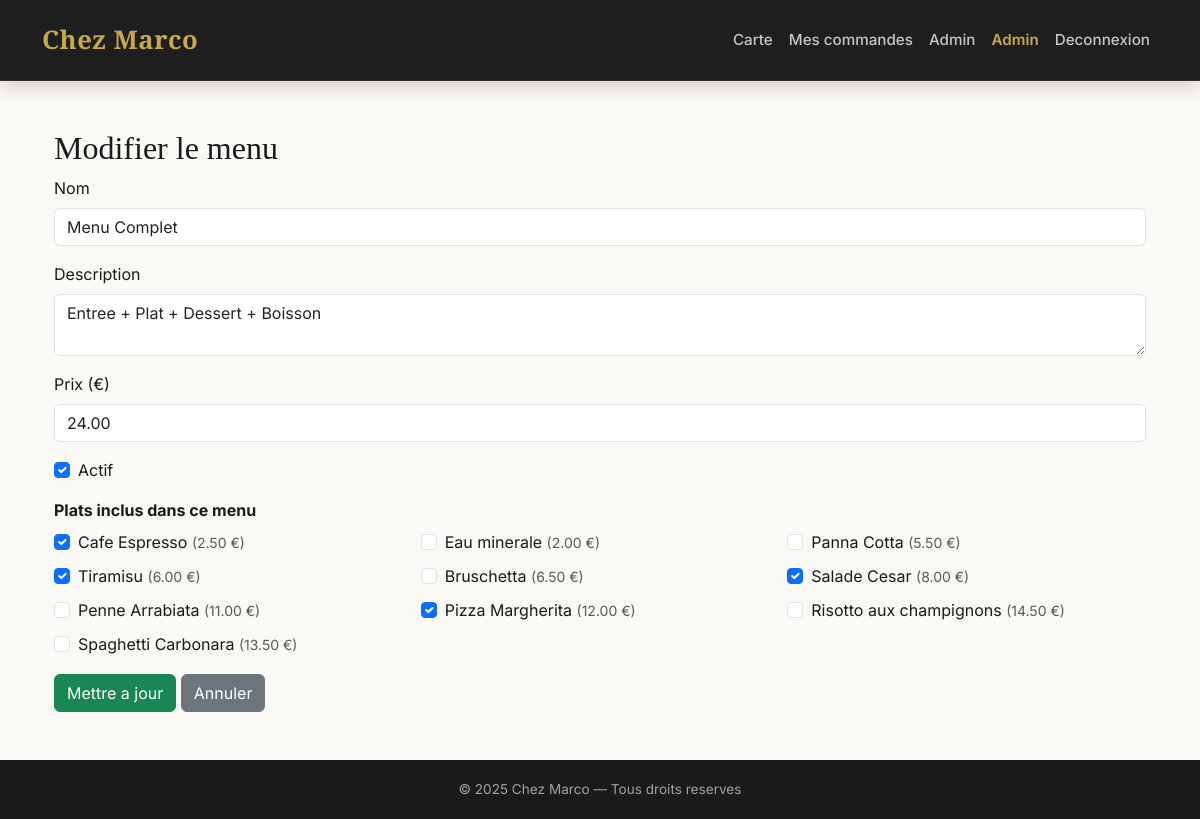
The page /?action=menu_edit&id=2 (signed in) on the database its author committed.
### tables this page shows
CREATE TABLE menus (
    id          INT AUTO_INCREMENT PRIMARY KEY,
    nom         VARCHAR(150) NOT NULL,
    description TEXT,
    prix        DECIMAL(6,2) NOT NULL,
    actif       TINYINT(1)   NOT NULL DEFAULT 1
);

CREATE TABLE plats (
    id           INT AUTO_INCREMENT PRIMARY KEY,
    nom          VARCHAR(150)  NOT NULL,
    description  TEXT,
    prix         DECIMAL(6,2)  NOT NULL,
    disponible   TINYINT(1)    NOT NULL DEFAULT 1,
    image_url    VARCHAR(255),
    categorie_id INT           NOT NULL,
    FOREIGN KEY (categorie_id) REFERENCES categories(id) ON DELETE RESTRICT,
    INDEX idx_plats_categorie (categorie_id)
);

### controllers/MenuController.php (called while the page is built, shortened)
<?php
require_once 'models/Menu.php';
require_once 'models/Plat.php';
class MenuController {
    private Menu $menuModel;
    private Plat $platModel;
    public function __construct(PDO $pdo) {
        $this->menuModel = new Menu($pdo);
        $this->platModel = new Plat($pdo);
    }
    public function edit() {
        $id = (int)($_GET['id'] ?? 0);
        $menu = $this->menuModel->findById($id);
        $plats     = $this->platModel->getAll();
        $platsMenu = array_column($this->menuModel->getPlats($id), 'id');
        require 'views/layout/header.php';
        require 'views/menus/edit.php';
        require 'views/layout/footer.php';
    }
}

### models/Menu.php (called while the page is built, shortened)
<?php
class Menu {
    private PDO $pdo;
    public function __construct(PDO $pdo) {
        $this->pdo = $pdo;
    }
    public function findById(int $id): array|false {
        $stmt = $this->pdo->prepare('SELECT * FROM menus WHERE id = ?');
        $stmt->execute([$id]);
        return $stmt->fetch();
    }
    public function getPlats(int $menuId): array {
        $stmt = $this->pdo->prepare(
            'SELECT p.*, c.nom AS categorie_nom
             FROM plats p
             JOIN menu_plats mp ON p.id = mp.plat_id
             JOIN categories c  ON p.categorie_id = c.id
             WHERE mp.menu_id = ?
             ORDER BY c.nom, p.nom'
        );
        $stmt->execute([$menuId]);
        return $stmt->fetchAll();
    }
}

### models/Plat.php (called while the page is built, shortened)
<?php
class Plat {
    private PDO $pdo;
    public function __construct(PDO $pdo) { $this->pdo = $pdo; }
    public function getAll(): array {
        return $this->pdo->query(
            'SELECT p.*, c.nom AS categorie_nom
             FROM plats p
             JOIN categories c ON p.categorie_id = c.id
             ORDER BY c.nom, p.nom'
        )->fetchAll();
    }
}

### views/menus/edit.php (the view, shortened to what this page needs)
<div class="container mt-4">
    <h2>Modifier le menu</h2>
    <form action="<?= BASE_URL ?>?action=menu_update" method="POST">
        <div class="mb-3">
            <label for="nom" class="form-label">Nom</label>
            <input type="text" class="form-control" id="nom" name="nom" value="<?= htmlspecialchars($menu['nom']) ?>" required>
        </div>
        <div class="mb-3">
            <label for="description" class="form-label">Description</label>
            <textarea class="form-control" id="description" name="description"><?= htmlspecialchars($menu['description']) ?></textarea>
        </div>
        <div class="mb-3">
            <label for="prix" class="form-label">Prix (€)</label>
            <input type="number" step="0.01" class="form-control" id="prix" name="prix" value="<?= htmlspecialchars($menu['prix']) ?>" required>
        </div>
        <div class="mb-3 form-check">
            <input type="checkbox" class="form-check-input" id="actif" name="actif" value="1" <?= $menu['actif'] ? 'checked' : '' ?>>
            <label class="form-check-label" for="actif">Actif</label>
        </div>
        <div class="mb-3">
            <label class="form-label fw-bold">Plats inclus dans ce menu</label>
            <div class="row row-cols-2 row-cols-md-3 g-2">
                <?php foreach ($plats as $plat): ?>
                <div class="col">
                    <div class="form-check">
                        <input class="form-check-input" type="checkbox"
                               name="plat_ids[]"
                               value="<?= $plat['id'] ?>"
                               id="plat_<?= $plat['id'] ?>"
                               <?= isset($platsMenu) && in_array($plat['id'], $platsMenu) ? 'checked' : '' ?>>
                        <label class="form-check-label" for="plat_<?= $plat['id'] ?>">
                            <?= htmlspecialchars($plat['nom']) ?>
                            <small class="text-muted">(<?= number_format($plat['prix'], 2) ?> €)</small>
                        </label>
                    </div>
                </div>
                <?php endforeach; ?>
            </div>
        </div>
        <button type="submit" class="btn btn-success">Mettre a jour</button>
        <a href="<?= BASE_URL ?>?action=menus" class="btn btn-secondary">Annuler</a>
    </form>
</div>

### public/css/style.css (style rules this page uses)
:root { --color-noir: #1A1A1A; --color-blanc: #FBF9F6; --color-blanc-pur: #FFFFFF; --color-dore: #C9A84C; --color-rouge: #D6303A; --color-gris: #6c757d; --color-gris-clair: #e9e5df; --font-titre: 'Playfair Display', Georgia, serif; --font-corps: 'Inter', system-ui, sans-serif; --radius: 12px; --shadow-card: 0 4px 15px rgba(0, 0, 0, 0.04); --transition: 0.2s ease; }
body { background-color: var(--color-blanc); font-family: var(--font-corps); color: var(--color-noir); min-height: 100vh; display: flex; flex-direction: column; }
h1, h2, h3, h4 { font-family: var(--font-titre); color: var(--color-noir); }

### rows shown on the page
menus: nom "Menu Complet", description "Entree + Plat + Dessert + Boisson", prix "24.00", actif "☑"
plats: id "☑", nom "Cafe Espresso", prix "2.50"
plats: nom "Eau minerale", prix "2.00"
plats: nom "Panna Cotta", prix "5.50"
plats: id "☑", nom "Tiramisu", prix "6.00"
plats: nom "Bruschetta", prix "6.50"
plats: id "☑", nom "Salade Cesar", prix "8.00"
plats: nom "Penne Arrabiata", prix "11.00"
plats: id "☑", nom "Pizza Margherita", prix "12.00"
plats: nom "Risotto aux champignons", prix "14.50"
plats: nom "Spaghetti Carbonara", prix "13.50"

### other values the page prints
$_SESSION['nom'] "Admin"
